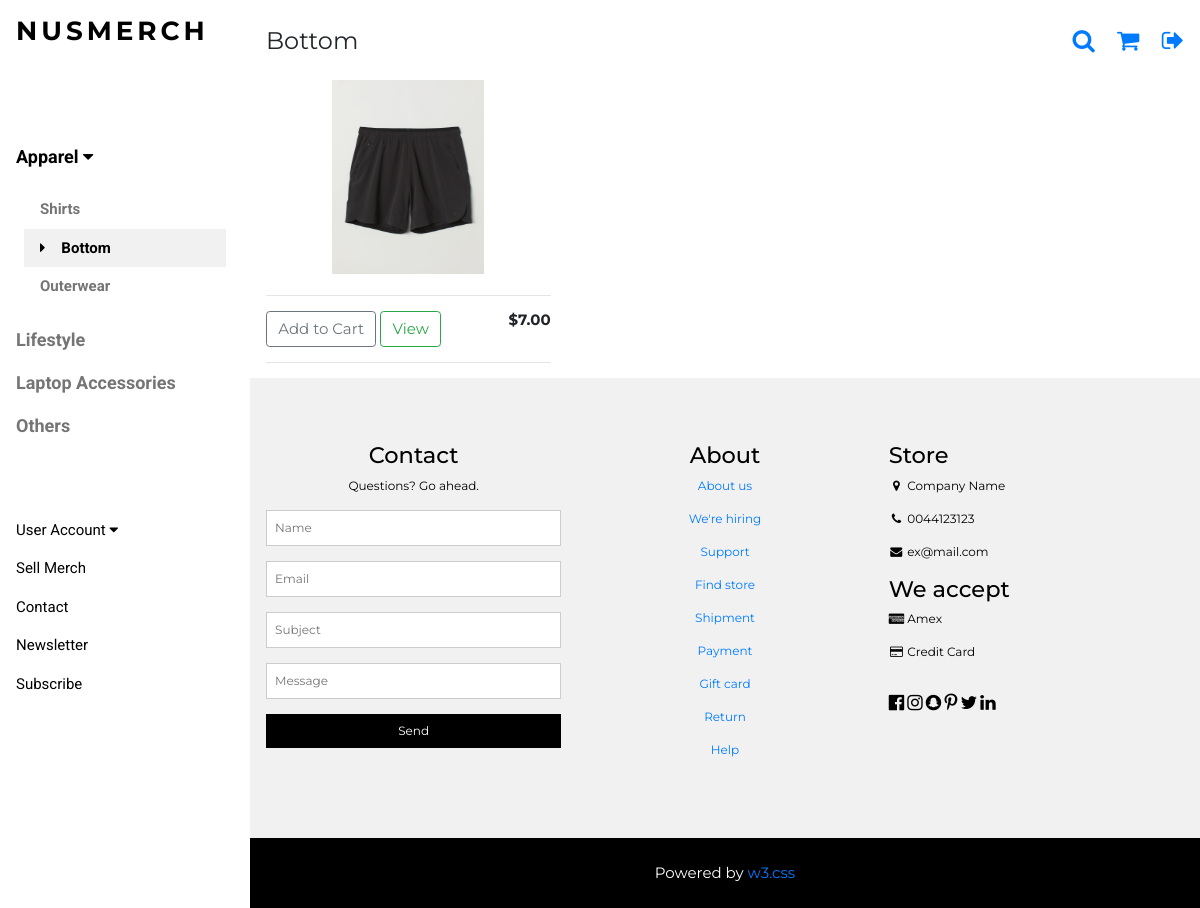
/bottom/, run on the app's committed database.
### nusmerch/models.py (models this page shows, shortened)
class Product(models.Model):
	cat = [
    ('Shirt', 'Shirt'),
    ('Outerwear', 'Outerwear'),
   	('Bottom', 'Bottom'),
   	('Laptop Accessories', 'Laptop Accessories'),
	('Lifestyle', 'Lifestyle'),
   	('Others', 'Others'),
   	]
	filter_type = [
		('NO', 'NO'),
		('YES', 'YES'),
	]
	faculty_types = [
		('FASS', 'Arts and Social Sciences'),
		('BIZ', 'Business'),
		('COM', 'Computing'),
		('DEN', 'Dentistry'),
		('SDE', 'Design and Environment'),
		('ENG', 'Engineering'),
		('LAW', 'Law'),
		('MED', 'Medicine'),
		('SCI', 'Science'),
	]
	Campus_Residential = [
		('TH', 'Temasek Hall'),
		('EH', 'Eusoff Hall'),
		('SH', 'Sheares Hall'),
		('RH', 'Raffles Hall'),
		('KR', 'Kent Ridge Hall'),
		('TEM', 'Tembusu'),
		('RVRC', 'Ridge View Residences'),
		('CAPT', 'College of Alice and Peter Tan'),
		('USP', 'University Scholars Programme'),
		('RC4', 'Residential College 4'),
		('NIL', 'Do Not Stay On Campus'),
	]
	name_of_MERCH = models.CharField(max_length=200,null=True)
	price = models.DecimalField(decimal_places=2,max_digits=5)
	organisation = models.CharField(max_length=200,null=True)
	category = models.CharField(max_length=200,null=True,choices=cat)
	filter = models.CharField(max_length=200,null=True,choices=filter_type, default='NO')
	filter_faculty = models.CharField('Filter(Faculty)*', max_length=200, null=True, blank=True, choices=faculty_types)
	filter_matric = models.CharField('Filter(Matric)*',max_length=10000, null = True, blank=True)
	filter_email = models.CharField('Filter(Email)*',max_length=10000, null = True, blank=True)
	filter_campus = models.CharField('Filter(Campus)*', max_length=200, null = True, blank=True, choices=Campus_Residential)
	form = models.URLField(max_length=200)
	image = models.ImageField('Image**', upload_to='media',null=True)
	user = models.ForeignKey(userInfo, on_delete=models.SET_NULL,blank=True,null=True)

### nusmerch/views.py (the view)
# urls.py: url(r'^bottom/$',views.bottom,name='bottom'),
def bottom(request):
    products = Product.objects.filter(category = "Bottom")
    if request.user.is_authenticated:
        user = request.user
        profile = userInfo.objects.get(user=user)
        pdt_nil = products.filter(filter = "NO")
        pdt_faculty = products.filter(filter_faculty = profile.faculty)
        pdt_email = products.filter(filter_email__icontains = profile.email)
        pdt_matric = products.filter(filter_matric__icontains = profile.matric)
        pdt_campus = products.filter(filter_campus=profile.campus_residential_type)
        products = pdt_faculty | pdt_campus | pdt_nil | pdt_matric | pdt_email
    else:
        products = products
    context = {'products':products}
    return render(request, "nusmerch/buttom.html", context)

### nusmerch/templates/nusmerch/buttom.html (shortened to what this page needs)
{% extends "nusmerch/merch.html" %}
{% load static %}
{% block head %}
  <p class="w3-left">Bottom</p>
{% endblock %}
{% block menu %}
<nav class="w3-sidebar w3-bar-block w3-white w3-collapse w3-top" style="z-index:3;width:250px" id="mySidebar">
  <div class="w3-container w3-display-container w3-padding-16">
    <h3 class="w3-wide"><b>NUSMERCH</b></h3>
  </div>
  <div class="w3-padding-64 w3-large w3-text-grey" style="font-weight:bold">
      <a onclick="myAccFunc()" href="javascript:void(0)" class="w3-button w3-block w3-white w3-left-align" id="myBtn">
      Apparel  <i class="fa fa-caret-down"></i>
    </a>
    <div id="demoAcc" class="w3-bar-block w3-hide w3-padding-large w3-medium">
      <a href="/shirt/" class="w3-bar-item w3-button ">Shirts</a>
      <a href="/bottom/" class="w3-bar-item w3-button w3-light-grey"><i class="fa fa-caret-right w3-margin-right"></i>Bottom</a>
      <a href="/outerwear/" class="w3-bar-item w3-button">Outerwear</a>
    </div>
    <a href="/lifestyle/" class="w3-bar-item w3-button">Lifestyle</a>
    <a href="/laptop/" class="w3-bar-item w3-button">Laptop Accessories</a>
    <a href="/others/" class="w3-bar-item w3-button">Others</a>
  </div>
    <a onclick="myAccFunc2()" href="javascript:void(0)" class="w3-button w3-block w3-white w3-left-align" id="myBtn">
      User Account  <i class="fa fa-caret-down"></i>
    </a>
    <a href="#footer" class="w3-bar-item w3-button w3-padding">Sell Merch</a>
    <a href="#footer" class="w3-bar-item w3-button w3-padding">Contact</a>
  <a href="javascript:void(0)" class="w3-bar-item w3-button w3-padding" onclick="document.getElementById('newsletter').style.display='block'">Newsletter</a>
  <a href="#footer"  class="w3-bar-item w3-button w3-padding">Subscribe</a>
</nav>
{% endblock %}
{% block product %}
  <div class="w3-row">
    {% for product in products %}
    <div class="w3-col l4 s4">
      <img class="item center thumbnail" src="{{ product.image.url }}">
      <div class="w3-container">
        <hr>
        <button data-product={{product.id}} data-action="add" class="btn btn-outline-secondary add-btn update-cart" href="javascript:void(0)" onclick="document.getElementById('cart').style.display='block'">Add to Cart</button>
        <a class="btn btn-outline-success" href="/product/">View</a>
        <h6 style="display: inline-block; float: right"><strong>${{product.price|floatformat:2}}</strong></h6>
        <hr>
      </div>
    </div>
    {% endfor %}
  </div>
{% endblock %}

### nusmerch/static/merch.css (style rules this page uses)
html { box-sizing:border-box }
*,*:before,*:after { box-sizing:inherit }
html { -ms-text-size-adjust:100%;-webkit-text-size-adjust:100% }
body { margin:0 }
article,aside,details,figcaption,figure,footer,header,main,menu,nav,section { display:block }
a { background-color:transparent }
b,strong { font-weight:bolder }
img { border-style:none }
hr { box-sizing:content-box;height:0;overflow:visible }
button,input,select,textarea,optgroup { font:inherit;margin:0 }
button,input { overflow:visible }
button,select { text-transform:none }
button,[type=button],[type=reset],[type=submit] { -webkit-appearance:button }
html,body { font-family:Verdana,sans-serif;font-size:15px;line-height:1.5 }
html { overflow-x:hidden }
h3 { font-size:24px }
h6 { font-size:16px }
h1,h2,h3,h4,h5,h6 { font-family:"Segoe UI",Arial,sans-serif;font-weight:400;margin:10px 0 }
.w3-wide { letter-spacing:4px }
hr { border:0;border-top:1px solid #eee;margin:20px 0 }
img { max-width: 100%;height: auto; }
.item { width: 120px;height: 200px;margin: 3px;padding: 3px; }
.center { display: block;margin-left: auto;margin-right: auto;width: 50%; }
img { vertical-align:middle }
a { color:inherit }
.w3-btn,.w3-button { border:none;display:inline-block;padding:8px 16px;vertical-align:middle;overflow:hidden;text-decoration:none;color:inherit;background-color:inherit;text-align:center;cursor:pointer;white-space:nowrap }
.w3-btn,.w3-button { -webkit-touch-callout:none;-webkit-user-select:none;-khtml-user-select:none;-moz-user-select:none;-ms-user-select:none;user-select:none }
.w3-tooltip,.w3-display-container { position:relative }
.w3-sidebar { height:100%;width:200px;background-color:#fff;position:fixed!important;z-index:1;overflow:auto }
.w3-bar-block .w3-bar-item { width:100%;display:block;padding:8px 16px;text-align:left;border:none;white-space:normal;float:none;outline:0 }
.w3-block { display:block;width:100% }
.w3-container:after,.w3-container:before,.w3-panel:after,.w3-panel:before,.w3-row:after,.w3-row:before,.w3-row-padding:after,.w3-row-padding:before, .w3-cell-row:before,.w3-cell-row:after,.w3-clear:after,.w3-clear:before,.w3-bar:before,.w3-bar:after { content:"";display:table;clear:both }
.w3-col,.w3-half,.w3-third,.w3-twothird,.w3-threequarter,.w3-quarter { float:left;width:100% }
.w3-col.s4 { width:33.33333% }
@media (min-width:993px) { .w3-col.l4 { width:33.33333% } }
.w3-content,.w3-auto { margin-left:auto;margin-right:auto }
.w3-content { max-width:980px }
.w3-hide { display:none!important }
.w3-show-block,.w3-show { display:block!important }
@media (min-width:993px) { .w3-sidebar.w3-collapse { display:block!important } }
.w3-top,.w3-bottom { position:fixed;width:100%;z-index:1 }
.w3-top { top:0 }
.w3-container,.w3-panel { padding:0.01em 16px }
.w3-medium { font-size:15px!important }
.w3-large { font-size:18px!important }
.w3-left-align { text-align:left!important }
.w3-margin-right { margin-right:16px!important }
.w3-padding { padding:8px 16px!important }
.w3-padding-large { padding:12px 24px!important }
.w3-padding-16 { padding-top:16px!important;padding-bottom:16px!important }
.w3-padding-64 { padding-top:64px!important;padding-bottom:64px!important }
.w3-left { float:left!important }
.w3-white,.w3-hover-white:hover { color:#000!important;background-color:#fff!important }
.w3-light-grey,.w3-hover-light-grey:hover,.w3-light-gray,.w3-hover-light-gray:hover { color:#000!important;background-color:#f1f1f1!important }
.w3-text-grey,.w3-hover-text-grey:hover,.w3-text-gray,.w3-hover-text-gray:hover { color:#757575!important }

### nusmerch/templates/nusmerch/merch.html (style rules this page uses)
.w3-sidebar a { font-family: "Roboto", sans-serif }
body,h1,h2,h3,h4,h5,h6,.w3-wide { font-family: "Montserrat", sans-serif; }

### data on the page
Product: image (picture), price "7.00"
